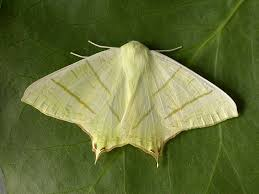
#> input picture Code/backend/examples/mothFive.png, 259 x 194 px, found by its file name
$ python mask.py
#> lines starting #> are read from the running program, lines starting #| are printed output that depends on the picture; after the words box and inside, x2 and y2 are one past the last pixel; in counts of white or black regions, pixels touching at a corner belong together
import cv2
import numpy as np

path = "examples/mothFive.png"

# White background.
lower = np.array([0, 0, 0])
upper = np.array([179, 255, 165])

# Green background.
# lower = np.array([35, 50, 50])
# upper = np.array([85, 255, 255])

img = cv2.imread(path)
#> img is the input picture: shape (194, 259, 3); mean B, G, R 56.2, 110.4, 99.3
hsv = cv2.cvtColor(img, cv2.COLOR_BGR2HSV)
#> hsv: shape (194, 259, 3); mean H, S, V 36.2, 148, 111.2

mask_one = cv2.inRange(hsv, lower, upper)
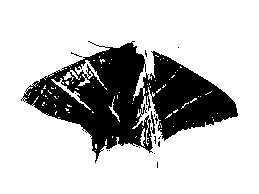
#> mask_one: shape (194, 259); 76.1% white; 16 black regions (14 under 20 px), largest, box (x1, y1, x2, y2) and area: (21, 41, 238, 163) 11893, (151, 111, 155, 134) 45
# result_one = cv2.bitwise_and(img, img, mask=cv2.bitwise_not(mask_one))
result_one = cv2.bitwise_and(img, img, mask=mask_one)
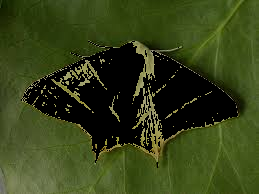
#> result_one: shape (194, 259, 3); mean B, G, R 24, 64.6, 53

# [12 lines of commented-out code are left out]

cv2.imshow("Moth", result_one)

while True:
    if cv2.waitKey(10) & 0xFF == ord("q") or cv2.waitKey(0):
#> (key q is pressed here)
        break

# [5 lines of commented-out code are left out]

cv2.destroyAllWindows()
